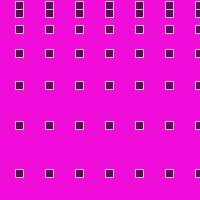
Frame 1 (no input)
Frame 60 (the mouse pressed at the canvas centre just before this capture): identical to frame 1, image omitted
Frame 120 (the mouse held since frame 60 and released just before this capture): identical to frame 1, image omitted

The Processing sketch that drew this single still picture (run headless with seeded random() and noise(); from frame 60 on, the mouse is pressed at the canvas centre):

// Processing sketch: processing_93371
// ── processing_93371.pde

void setup() {
size (200, 200);
background (240,12,217);
}
void draw() {
int y=1;
stroke (222, 181,218);
fill (y*90, y+10,82);
while (y<=255) {
rect (15, y*y, 8,8);
  rect (45, y*y, 8,8);
  rect (75, y*y, 8, 8);
rect (105, y*y, 8, 8);
rect (135, y*y, 8,8);
rect (165, y*y, 8,8);
rect (195, y*y, 8,8);
y=y+2;
}
}
